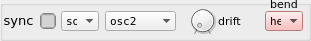
    <widget class="QGroupBox" name="vox_group_pt2">
     <property name="geometry">
      <rect>
       <x>-2</x>
       <y>253</y>
       <width>311</width>
       <height>41</height>
      </rect>
     </property>
     <property name="title">
      <string/>
     </property>
     <widget class="QComboBox" name="pitch_wheel_mode">
      <property name="geometry">
       <rect>
        <x>265</x>
        <y>11</y>
        <width>38</width>
        <height>20</height>
       </rect>
      </property>
      <property name="font">
       <font>
        <family>DejaVu Sans Mono</family>
        <pointsize>8</pointsize>
       </font>
      </property>
      <property name="acceptDrops">
       <bool>false</bool>
      </property>
      <property name="toolTip">
       <string>&lt;html&gt;&lt;head/&gt;&lt;body&gt;&lt;p&gt;pitch wheel mode&lt;/p&gt;&lt;/body&gt;&lt;/html&gt;</string>
      </property>
      <property name="styleSheet">
       <string notr="true">background: #faa</string>
      </property>
      <property name="iconSize">
       <size>
        <width>8</width>
        <height>16</height>
       </size>
      </property>
      <property name="duplicatesEnabled">
       <bool>false</bool>
      </property>
      <property name="frame">
       <bool>false</bool>
      </property>
      <item>
       <property name="text">
        <string>held</string>
       </property>
      </item>
      <item>
       <property name="text">
        <string>all</string>
       </property>
      </item>
     </widget>
     <widget class="QLabel" name="label_drift">
      <property name="geometry">
       <rect>
        <x>214</x>
        <y>10</y>
        <width>31</width>
        <height>21</height>
       </rect>
      </property>
      <property name="font">
       <font>
        <family>DejaVu Sans</family>
        <pointsize>8</pointsize>
        <weight>50</weight>
        <bold>false</bold>
       </font>
      </property>
      <property name="styleSheet">
       <string notr="true"/>
      </property>
      <property name="text">
       <string>drift</string>
      </property>
      <property name="alignment">
       <set>Qt::AlignCenter</set>
      </property>
     </widget>
     <widget class="QLabel" name="label_pitch_wheel_mode">
      <property name="geometry">
       <rect>
        <x>265</x>
        <y>-7</y>
        <width>38</width>
        <height>21</height>
       </rect>
      </property>
      <property name="font">
       <font>
        <family>DejaVu Sans</family>
        <pointsize>8</pointsize>
        <weight>50</weight>
        <bold>false</bold>
       </font>
      </property>
      <property name="styleSheet">
       <string notr="true"/>
      </property>
      <property name="text">
       <string>bend</string>
      </property>
      <property name="alignment">
       <set>Qt::AlignCenter</set>
      </property>
     </widget>
     <widget class="QDial" name="analog_drift">
      <property name="enabled">
       <bool>true</bool>
      </property>
      <property name="geometry">
       <rect>
        <x>187</x>
        <y>0</y>
        <width>31</width>
        <height>41</height>
       </rect>
      </property>
      <property name="toolTip">
       <string>&lt;html&gt;&lt;head/&gt;&lt;body&gt;&lt;p&gt;analog drift&lt;/p&gt;&lt;/body&gt;&lt;/html&gt;</string>
      </property>
      <property name="styleSheet">
       <string notr="true"/>
      </property>
      <property name="minimum">
       <number>0</number>
      </property>
      <property name="maximum">
       <number>100</number>
      </property>
      <property name="singleStep">
       <number>1</number>
      </property>
      <property name="pageStep">
       <number>10</number>
      </property>
      <property name="value">
       <number>0</number>
      </property>
      <property name="notchTarget">
       <double>100.000000000000000</double>
      </property>
      <property name="notchesVisible">
       <bool>true</bool>
      </property>
     </widget>
     <widget class="QCheckBox" name="osc_sync">
      <property name="geometry">
       <rect>
        <x>40</x>
        <y>13</y>
        <width>16</width>
        <height>16</height>
       </rect>
      </property>
      <property name="toolTip">
       <string/>
      </property>
      <property name="styleSheet">
       <string notr="true">background-color: lightgrey;
border-style: solid;
border-color: grey;
width:8px;
height: 8px;
border-width: 1px;
border-radius: 4px;

</string>
      </property>
      <property name="text">
       <string/>
      </property>
      <property name="iconSize">
       <size>
        <width>8</width>
        <height>8</height>
       </size>
      </property>
      <property name="checkable">
       <bool>true</bool>
      </property>
      <property name="checked">
       <bool>false</bool>
      </property>
      <property name="autoRepeat">
       <bool>false</bool>
      </property>
      <property name="tristate">
       <bool>false</bool>
      </property>
     </widget>
     <widget class="QComboBox" name="osc_sync_type">
      <property name="geometry">
       <rect>
        <x>61</x>
        <y>11</y>
        <width>38</width>
        <height>20</height>
       </rect>
      </property>
      <property name="font">
       <font>
        <family>DejaVu Sans Mono</family>
        <pointsize>8</pointsize>
       </font>
      </property>
      <property name="acceptDrops">
       <bool>false</bool>
      </property>
      <property name="toolTip">
       <string>&lt;html&gt;&lt;head/&gt;&lt;body&gt;&lt;p&gt;sync type&lt;/p&gt;&lt;/body&gt;&lt;/html&gt;</string>
      </property>
      <property name="iconSize">
       <size>
        <width>8</width>
        <height>16</height>
       </size>
      </property>
      <property name="duplicatesEnabled">
       <bool>false</bool>
      </property>
      <property name="frame">
       <bool>false</bool>
      </property>
      <item>
       <property name="text">
        <string>soft</string>
       </property>
      </item>
      <item>
       <property name="text">
        <string>hard</string>
       </property>
      </item>
     </widget>
     <widget class="QComboBox" name="osc_sync_route">
      <property name="geometry">
       <rect>
        <x>105</x>
        <y>11</y>
        <width>71</width>
        <height>20</height>
       </rect>
      </property>
      <property name="font">
       <font>
        <family>DejaVu Sans Mono</family>
        <pointsize>8</pointsize>
       </font>
      </property>
      <property name="acceptDrops">
       <bool>false</bool>
      </property>
      <property name="toolTip">
       <string>&lt;html&gt;&lt;head/&gt;&lt;body&gt;&lt;p&gt;sync route&lt;/p&gt;&lt;/body&gt;&lt;/html&gt;</string>
      </property>
      <property name="iconSize">
       <size>
        <width>8</width>
        <height>16</height>
       </size>
      </property>
      <property name="duplicatesEnabled">
       <bool>false</bool>
      </property>
      <property name="frame">
       <bool>false</bool>
      </property>
      <item>
       <property name="text">
        <string>osc2</string>
       </property>
      </item>
      <item>
       <property name="text">
        <string>osc2+osc3</string>
       </property>
      </item>
     </widget>
     <widget class="QLabel" name="label_sync">
      <property name="geometry">
       <rect>
        <x>3</x>
        <y>10</y>
        <width>31</width>
        <height>21</height>
       </rect>
      </property>
      <property name="font">
       <font>
        <family>DejaVu Sans</family>
        <pointsize>10</pointsize>
        <weight>50</weight>
        <bold>false</bold>
       </font>
      </property>
      <property name="styleSheet">
       <string notr="true"/>
      </property>
      <property name="text">
       <string>sync</string>
      </property>
      <property name="alignment">
       <set>Qt::AlignCenter</set>
      </property>
     </widget>
     <zorder>label_pitch_wheel_mode</zorder>
     <zorder>pitch_wheel_mode</zorder>
     <zorder>label_drift</zorder>
     <zorder>analog_drift</zorder>
     <zorder>osc_sync</zorder>
     <zorder>osc_sync_type</zorder>
     <zorder>osc_sync_route</zorder>
     <zorder>label_sync</zorder>
    </widget>
